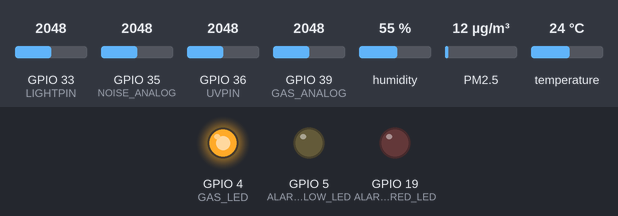
Bench run of a sketch on a simulated ESP32. Shown: output pins drawn as LEDs (lit = HIGH). Wiring (inferred from the names in the program): dust sensor: data GPIO 32. Inputs (shaded band) come from the test bench; at power-on: humidity 55 %, GPIO 39 (GAS_ANALOG) = 2048, GPIO 33 (LIGHTPIN) = 2048, GPIO 35 (NOISE_ANALOG) = 2048, GPIO 36 (UVPIN) = 2048, PM2.5 12 µg/m³, temperature 24 °C. WiFi joins after 1.5 s; servers stay silent unless stated; storage starts empty; no MQTT or app messages arrive unless stated; what the sketch prints to the serial monitor is not drawn.

Above: at 8.2 s.
8.3 s: humidity set to 51 %
10.8 s: humidity set to 48 %
20.8 s: GPIO 39 (GAS_ANALOG) set to 1066
22.5 s: GPIO 39 (GAS_ANALOG) set to 970
At 23.8 s:
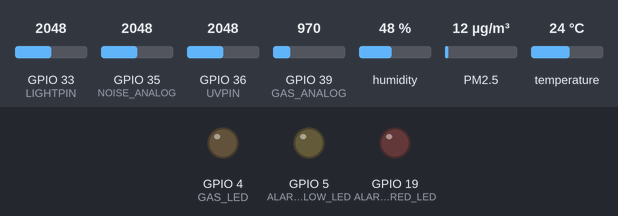
24.8 s: GPIO 39 (GAS_ANALOG) set to 1228
At 62.9 s:
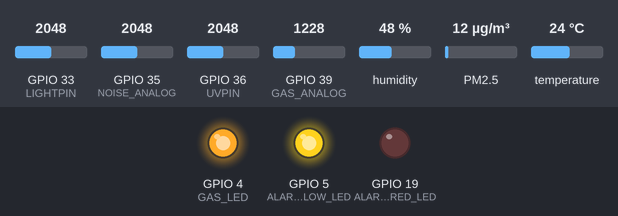
Timing chart, 0 to 63.2 s (numbered marks = the images above; inputs shaded):
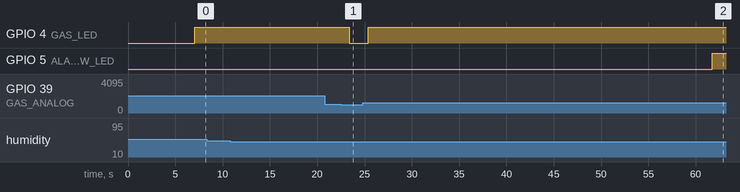

Measured:
- the behaviour switches between 1000 and 999 on GPIO 39 (GAS_ANALOG) (found by bisection; images 0 and 1)
- after the input at 8.3 s, every drawn part: stays the same
- after the input at 10.8 s, every drawn part: stays the same
- after the input at 20.8 s, every drawn part: stays the same
- after the input at 22.5 s, GPIO 4 (GAS_LED): HIGH → LOW after 0.90 s
- after the input at 24.8 s, GPIO 4 (GAS_LED): LOW → HIGH after 0.60 s

The sketch:

device.ino
```cpp
/*
  University of Beira Interior
  PhD Thesis - Industrial Engineering and Management
  OSH Guardian

  Monitoring device for dust, noise, UV, illuminance, temperature, humidity, and gas

  The device reads the above mentioned variables and publishes their values through MQTT every 10 minutes.

  Temperature and humidity are checked every ten minutes by the device and if their values are too high or too low the yellow LED
  (that advises attention) is activated by the device.

  The gas sensor is read every minute and if gas is detected, the blue LED is activated by the device. The gas status (true or false)
  is sent through MQTT every ten minutes along with the other values.

  If dust, noise and/or UV thresholds have been exceeded according to the aplicable standards, laws etc.
  the red LED must be turned on, otherwise, it must be kept off. To calculate the daily doses of radiation and noise,
  the device adds the values read from the sensors to the values obtained previously.

  For dust the device considers the values obtained from the sensors each ten minutes and decide to turn the red LED on or not.

  Illuminance level is read every ten minutes - very bright, bright, light, dim, dark.
  This information does not generate alarms, but is used by the AI to identify abrupt changes in illuminance, which can facilitate the occurrence of accidents.

  To know more details the worker should consult the app, that will show all measures, max and min values etc.

  All this information is stored in a database on the server and is analyzed by the AI application.
*/

/*
 * References
 *
 * Interface to Shinyei Model PPD42NS Particle Sensor
 * Program by Christopher Nafis, Written April 2012
 */

#include <DHT.h>
#include <Adafruit_Sensor.h>

#include <Wire.h>

#include <WiFiClientSecure.h>
#include <PubSubClient.h>

#include "SPIFFS.h"

#define ERROR -1
#define SUCCESS 0

// GAS
#define GAS_ANALOG 39 //(VN)

// UV
#define UVPIN 36 // (VP)

// NOISE
#define NOISE_ANALOG 35

// DHT11 - Temperature and humidity
#define DHTTYPE    DHT11

#define DHTPIN 27

// LIGHT
#define LIGHTPIN 33

// DUST
#define DUST_PIN 32

// Limits
// GAS_LIMIT: 0,1% v/v = 1000 ppm
#define GAS_LIMIT 1000

// Humidity (%)
#define HUMIDITY_MIN 50
#define HUMIDITY_MAX 70

// Temperature (Celsius degrees)
#define TEMPERATURE_MIN 10
#define TEMPERATURE_MAX 30

// Alarms
// Noise, light, dust, UV alarm (red LED)
#define ALARM_RED_LED 19

// Temperature and humidity alarm (yellow LED)
#define ALARM_YELLOW_LED 5

// Gas alarm (blue LED)
#define GAS_LED 4

// Gas present
#define GAS_TRUE 1
#define GAS_FALSE 0

// Light level

#define DARK 1
#define DIM 2
#define LIGHT 3
#define BRIGHT 4
#define VERY_BRIGHT 5

// Number of measurements

// Performs 10 gas measurements and then read the other sensors
#define GAS_MEASUREMENTS 10

// Checks the gas every minute and the other variables every 10 minutes
#define INTERVAL_GAS 60000

// We reset the counters when it completes 9 hours of work - 6 measurements/hour
#define MAX_MEASUREMENTS 54

// Files
// We use files to store the daily doses for UV (SED) and noise.
// This approach prevents data loss if the device resets during the work shift.

#define FILE_DAY_SED "/daySed.txt"
#define FILE_DAY_NOISE_7H "/dayNoise7h.txt"
#define FILE_DAY_NOISE_6H "/dayNoise6h.txt"
#define FILE_DAY_NOISE_5H "/dayNoise5h.txt"
#define FILE_DAY_NOISE_4H "/dayNoise4h.txt"

// File with the number of measurements
#define FILE_MEASUREMENTS "/measurements.txt"

unsigned long starttime; // dust

// Limits
const int noiseMax8h = 85;
const int noiseMax7h = 86;
const int noiseMax6h = 87;
const int noiseMax5h = 88; // (if noise = 89 we also consider 5h of max exposure)
const int noiseMax4h = 90;
const int sedMax = 1;
const int dustMax = 1415000;

// Counters
float daySed = 0;

// We consider 6 measurements/hour
int dayNoise7h = 0;  // 42 to reach the limit (7h)
int dayNoise6h = 0;  // 36 to reach the limit (6h)
int dayNoise5h = 0;  // 30 to reach the limit (5h)
int dayNoise4h = 0;  // 24 to reach the limit (4h)

// We reset the counters when it completes 9 hours of work (54 measurements)
int measurements = 0;

const float hExp = 0.2; // hours in the sun - 10-12 min

const float errorDHT = 111; // Temperature / humidity

// Alarms - red LED
int alarmNoise = 0;
int alarmDust = 0;
int alarmUv = 0;


// Alarms - yellow LED
int alarmTemperature = 0;
int alarmHumidity = 0;

///////////////////////////////////////////////
// MQTT - must be different for each device
#define TOPIC_TEMPERATURE "6000/temperature"
#define TOPIC_HUMIDITY "6000/humidity"
#define TOPIC_NOISE "6000/noise"
#define TOPIC_UV "6000/uv"
#define TOPIC_DUST "6000/dust"
#define TOPIC_LIGHT "6000/light"
#define TOPIC_GAS "6000/gas"

/////////////////////////////////////////////////

// MQTT seguro
#define MQTT_PORT 8883

IPAddress mqttServer;  // Server IP address

const char*  pskIdent = "D6000"; // PSK identity (sometimes called key hint)
const char*  psKey = "8387343820202122"; // PSK Key (must be hex string without 0x)

// WI-FI
const char* ssid     = "Sunrise";
const char* password = "janaina1983";

/////////////////////////////////////////////////

WiFiClientSecure client;
PubSubClient mqttClient(client);

// NOISE - Sample window width in mS (50 mS = 20Hz)
const int sampleWindow = 50;
unsigned int sample;

DHT dht(DHTPIN, DHTTYPE);

//////////////////

/*
 * Reads and write doses from files.
 */
float readFloatFile(char* fileName)
{
  File file;
  char content[10];
  float num=0;
  int i;

  file = SPIFFS.open(fileName);

  if(!file)
  {
    Serial.println("Failed to open file for reading");
    return ERROR;
  }

  i=0;
  while(file.available())
  {
    content[i]=file.read();
    i++;
  }

  content[i]='\0';

  num=atof(content);

  file.close();

  return num;
}

float writeFloatFile(char* fileName, float value)
{
  File file;
  char content[10];

  file = SPIFFS.open(fileName, FILE_WRITE);

  if(!file)
  {
    Serial.println("Failed to open file for writing");
    return ERROR;
  }

  dtostrf(value, (-3), 2, content);

  if (!file.print(content))
  {
    file.close();
    return ERROR;
  }

  file.close();

  return SUCCESS;
}

void readDosesFiles()
{
  float num;

  if(!SPIFFS.begin(true))
  {
    Serial.println("An Error has occurred while mounting SPIFFS");
    return;
  }

  num = readFloatFile(FILE_DAY_SED);
  if(num != ERROR)
  {
    daySed = num;
  }
  else
  {
    daySed = 0;
  }

  Serial.print("FILE_DAY_SED = ");
  Serial.println(num);

  num = readFloatFile(FILE_DAY_NOISE_7H);
  if(num != ERROR)
  {
    dayNoise7h = num;
  }
  else
  {
    dayNoise7h = 0;
  }

  Serial.print("FILE_DAY_NOISE_7H = ");
  Serial.println(num);

  num = readFloatFile(FILE_DAY_NOISE_6H);
  if(num != ERROR)
  {
    dayNoise6h = num;
  }
  else
  {
    dayNoise6h = 0;
  }

  Serial.print("FILE_DAY_NOISE_6H = ");
  Serial.println(num);

  num = readFloatFile(FILE_DAY_NOISE_5H);
  if(num != ERROR)
  {
    dayNoise5h = num;
  }
  else
  {
    dayNoise5h = 0;
  }

  Serial.print("FILE_DAY_NOISE_5H = ");
  Serial.println(num);

  num = readFloatFile(FILE_DAY_NOISE_4H);
  if(num != ERROR)
  {
    dayNoise4h = num;
  }
  else
  {
    dayNoise4h = 0;
  }

  Serial.print("FILE_DAY_NOISE_4H = ");
  Serial.println(num);

  num = readFloatFile(FILE_MEASUREMENTS);
  if(num != ERROR)
  {
    measurements = num;
  }
  else
  {
    measurements = 0;
  }

  Serial.print("FILE_MEASUREMENTS = ");
  Serial.println(num);
}

/*
 * Resets counters and files
 */
void resetCounters()
{
  Serial.println(".....Reseting counters and files.....");

  // Resets counters
  daySed = 0;
  dayNoise7h = 0;
  dayNoise6h = 0;
  dayNoise5h = 0;
  dayNoise4h = 0;
  measurements = 0;

  // Resets files
  writeFloatFile(FILE_DAY_SED, 0);
  writeFloatFile(FILE_DAY_NOISE_7H, 0);
  writeFloatFile(FILE_DAY_NOISE_6H, 0);
  writeFloatFile(FILE_DAY_NOISE_5H, 0);
  writeFloatFile(FILE_DAY_NOISE_4H, 0);
  writeFloatFile(FILE_MEASUREMENTS, 0);
}

/*
 * Handles MQTT incoming messages.
 */
void callback(char* topic, byte* payload, unsigned int length)
{
   Serial.print("New message [");
   Serial.print(topic);
   Serial.println("]");
}

/*
 * Checks the temperature.
 */
float readDHTTemperature()
{
  // Read temperature as Celsius (the default)
  float t = dht.readTemperature();

  // Check if any reads failed and exit early (to try again).
  if (isnan(t))
  {
    Serial.println("Failed to read from DHT sensor!");
    return errorDHT;
  }
  else
  {
    if ((t < TEMPERATURE_MIN) || (t > TEMPERATURE_MAX))
    {
      alarmTemperature = 1; // Yellow LED ON
    }
    else
    {
      alarmTemperature = 0; // Yellow LED OFF
    }
    return t;
  }
}

/*
 * Checks the humidity.
 */
float readDHTHumidity()
{
  // Sensor readings may also be up to 2 seconds 'old' (its a very slow sensor)
  float h = dht.readHumidity();
  if (isnan(h))
  {
    Serial.println("Failed to read from DHT sensor!");
    return errorDHT;
  }
  else
  {
    if ((h < HUMIDITY_MIN) || (h > HUMIDITY_MAX))
    {
      alarmHumidity = 1; // Yellow LED ON
    }
    else
    {
      alarmHumidity = 0; // Yellow LED OFF
    }
    return h;
  }
}

/*
 * Checks the noise level
 */
float readNoise()
{
  unsigned long startMillis = millis();

  unsigned int signalMax = 0;                           //minimum value
  unsigned int signalMin = 1024;                        //maximum value

  float peakToPeak = 0;

  int noise;
                                                        // collect data for 50 ms
  while (millis() - startMillis < sampleWindow)
  {
    sample = analogRead(NOISE_ANALOG);                  //get reading from microphone
    if (sample < 1024)                                  // toss out spurious readings
    {
      if (sample > signalMax)
      {
        signalMax = sample;                             // save just the max levels
      }
      else if (sample < signalMin)
      {
        signalMin = sample;                             // save just the min levels
      }
    }
  }

  peakToPeak = signalMax - signalMin;                 // max - min = peak-peak amplitude

 // Serial.print("peakToPeak: ");
 // Serial.println(peakToPeak);

  noise = map(peakToPeak,20,900,49.5,90);

  if (noise > noiseMax8h)
  {
    if (noise == noiseMax7h)
    {
      dayNoise7h = dayNoise7h + 1;
    }
    else if (noise == noiseMax6h)
    {
      dayNoise6h = dayNoise6h + 1;
    }
    else if (noise >= noiseMax5h and noise < noiseMax4h)
    {
      dayNoise5h = dayNoise5h + 1;
    }
    else
    {
      dayNoise4h = dayNoise4h + 1;
    }

  }

  if ((dayNoise7h >= 42) || (dayNoise6h >= 36) || (dayNoise5h >= 30) || (dayNoise4h >= 24))
  {
     Serial.println("alarmRedLed = 1");
     Serial.print("dayNoise7h = ");
     Serial.println(dayNoise7h);
     Serial.print("dayNoise6h = ");
     Serial.println(dayNoise6h);
     Serial.print("dayNoise5h = ");
     Serial.println(dayNoise5h);
     Serial.print("dayNoise4h = ");
     Serial.println(dayNoise4h);

     Serial.println("noise: alarmRedLed = 1");

     alarmNoise = 1;
  }
  else
  {
     Serial.println("noise: alarmRedLed = 0");

     alarmNoise = 0;
  }

  // Updates files
  writeFloatFile(FILE_DAY_NOISE_7H, dayNoise7h);
  writeFloatFile(FILE_DAY_NOISE_6H, dayNoise6h);
  writeFloatFile(FILE_DAY_NOISE_5H, dayNoise5h);
  writeFloatFile(FILE_DAY_NOISE_4H, dayNoise4h);

  return noise;
}

/*
 * Reads the UV index and calculates the standard erythemal dose (SED).
 */
float readUv()
{
  float sensorVoltage;
  float sensorValue;
  float uvIndex;
  float jm2;
  float sed;

  sensorValue = analogRead(UVPIN);
  sensorVoltage = sensorValue/(4095*3.3); // 3.3

  //Serial.print("sensor voltage = ");
  //Serial.print(sensorVoltage);
  //Serial.println(" V");

  uvIndex = sensorVoltage/0.1;
  Serial.print("UV index: ");
  Serial.println(uvIndex);

  jm2 = (uvIndex/40)*3600*hExp;
  sed = jm2/100;

  daySed = daySed + sed;

  if (daySed >= sedMax)
  {
    Serial.print("alarmRedLed = 1, daySed = ");
    Serial.println(daySed);

    alarmUv = 1;
  }
  else
  {
    Serial.print("alarmRedLed = 0, daySed = ");
    Serial.println(daySed);

    alarmUv = 0;
  }

  // Updates file
  writeFloatFile(FILE_DAY_SED, daySed);

  return sed;
}

/*
 * Reads the illuminance (lux).
 */
float readLight()
{
  float light;
  int lightLevel;

  light = analogRead(LIGHTPIN);

  // We'll have a few threshholds, qualitatively determined
  if (light < 40)
  {
    Serial.println(" => Dark");
    lightLevel = DARK;
  }
  else if (light < 800)
  {
    Serial.println(" => Dim");
    lightLevel = DIM;
  }
  else if (light < 2000)
  {
    Serial.println(" => Light");
    lightLevel = LIGHT;
  }
  else if (light < 3200)
  {
    Serial.println(" => Bright");
    lightLevel = BRIGHT;
  }
  else
  {
    Serial.println(" => Very bright");
    lightLevel = VERY_BRIGHT;
  }

  return lightLevel;
}

float readDust()
{
  unsigned long duration;
  unsigned long sampletime_ms = 30000;
  unsigned long lowpulseoccupancy = 0;
  float ratio = 0;
  float concentration = 0;

  duration = pulseIn(DUST_PIN, LOW);
  lowpulseoccupancy = lowpulseoccupancy+duration;

  if ((millis()-starttime) > sampletime_ms)
  {
    ratio = lowpulseoccupancy/(sampletime_ms*10.0);  // Integer percentage 0=>100
    concentration = 1.1*pow(ratio,3)-3.8*pow(ratio,2)+520*ratio+0.62; // using spec sheet curve

    /*
    Serial.print("lowpulseoccupancy: ");
    Serial.println(lowpulseoccupancy);
    Serial.print("ratio: ");
    Serial.println(ratio);
    */
    Serial.print("dust concentration: ");

    //Serial.print(concentration);
    //Serial.println(" pcs/0.01cf");

    concentration = concentration*100; // pcs/0.01cf -> pcs/1cf

    //Serial.print(concentration);
    //Serial.println(" pcs/cf");

    concentration = concentration/35.315; // pcs/1cf -> pcs/cubic meter
    Serial.print(concentration);
    Serial.println(" pcs/cubic meter");

    lowpulseoccupancy = 0;

    if (concentration > dustMax)
    {
        Serial.print("alarmalarmRedLed = 1, dust = ");
        Serial.println(concentration);

        alarmDust = 1;
    }
    else
    {
        Serial.print("alarmalarmRedLed = 0, dust = ");
        Serial.println(concentration);

        alarmDust = 0;
    }

    starttime = millis();

    return concentration;
  }
}

/*
 * Checks if there is gas or smoke in the environment.
 */
int readGas()
{
  int gassensorAnalog = analogRead(GAS_ANALOG);
  int gas = GAS_FALSE;

  Serial.print("Gas Sensor: ");
  Serial.println(gassensorAnalog);

  if (gassensorAnalog >= GAS_LIMIT)
  {
    gas = GAS_TRUE;
    digitalWrite (GAS_LED, HIGH) ; // Blue LED ON
  }
  else
  {
    gas = GAS_FALSE;
    digitalWrite (GAS_LED, LOW) ; // Blue LED OFF
  }
  return gas;
}

void setup()
{
  // initialize serial communication
  Serial.begin(115200);

  pinMode(NOISE_ANALOG, INPUT);
  pinMode(GAS_ANALOG, INPUT);
  pinMode(LIGHTPIN, INPUT);

  // GAS
  pinMode(GAS_LED, OUTPUT);

  // TEMP/HUM
  pinMode(ALARM_YELLOW_LED, OUTPUT);

  // DUST
  pinMode(DUST_PIN,INPUT);

  // ALARM_RED_LED
  pinMode(ALARM_RED_LED, OUTPUT);

  delay(5000); /////////////////


  starttime = millis(); // dust

  // Reads daily doses for noise and UV(SED)
  readDosesFiles();

  if(measurements >= MAX_MEASUREMENTS)
  {
    resetCounters();
  }

  // MQTT
  Serial.print("Attempting to connect to SSID: ");
  Serial.println(ssid);


  WiFi.begin(ssid, password);

  // attempt to connect to Wifi network:
  while (WiFi.status() != WL_CONNECTED) {
    Serial.print(".");
    // wait 1 second for re-trying
    delay(1000);
  }

  Serial.print("Connected to ");
  Serial.println(ssid);


  // DNS

  if(WiFi.hostByName("devices.osh40.online", mqttServer) == 1)
  {
    Serial.print("devices.osh40.online = ");
    Serial.println(mqttServer);
  }
  else
  {
    Serial.println("dns lookup failed");
  }

  // MQTT port and PSK
  mqttClient.setServer(mqttServer, MQTT_PORT);

  client.setPreSharedKey(pskIdent, psKey); //client

  mqttClient.setCallback(callback);
  /////////////////////////////

  dht.begin();

}

void loop()
{
  // DHT11
  float hum;
  float temp;

  // LIGHT
  float light;

  // NOISE
  float dB;

  // DUST
  float dust;

  // UV
  float sed;

  // GAS
  int gas = GAS_FALSE;
  int gasLastTenMinutes = GAS_FALSE;

  int count = 0;

  if(measurements >= MAX_MEASUREMENTS)
  {
    resetCounters();
  }
  else
  {
    Serial.print("measurements: ");
    Serial.println(measurements);
  }

  // GAS
  // Reads gas sensor once and send the value along with the other values
  gasLastTenMinutes = readGas();

  delay(2000);

  //Serial.print("GAS (TRUE/FALSE): ");
  //Serial.println(gasLastTenMinutes);


  // DUST
  dust = readDust();

  //Serial.print("Dust (pcs/m3): ");
  //Serial.println(dust);

  // DHT11
  temp = readDHTTemperature();

  //Serial.print("Temperature (Celsius): ");
  //Serial.println(temp);

  hum = readDHTHumidity();

  //Serial.print("Humidity (%): ");
  //Serial.println(hum);

  // LM393 NOISE
  dB = readNoise();

  //Serial.print("Noise (dB): ");
  //Serial.println(dB);

  // LIGHT
  light = readLight();

  //Serial.print("Light (lx): ");
  //Serial.println(lux);

  // UV
  sed = readUv(); //Read

  //Serial.print("UV (SED): ");
  //Serial.println(sed);

  // ALARM RED LED

  // Checks if there is an alarm for any of the monitored variables and turns the red LED ON / OFF
  if ((alarmNoise == 1) || (alarmDust == 1) || (alarmUv == 1))
  {
    digitalWrite (ALARM_RED_LED, HIGH) ; // ON
  }
  else
  {
    digitalWrite (ALARM_RED_LED, LOW) ; // OFF
  }

  // ALARM YELLOW LED
  // Checks if there is an alarm for any of the monitored variables and turns the yellow LED ON / OFF
  if ((alarmTemperature == 1) || (alarmHumidity == 1))
  {
    digitalWrite (ALARM_YELLOW_LED, HIGH) ; // ON
  }
  else
  {
    digitalWrite (ALARM_YELLOW_LED, LOW) ; // OFF
  }

  // MQTT
  char msg[100];
  int msgLen;

   while (!mqttClient.connected())
  {
    Serial.println("\nStarting connection to MQTT server...");
    if (! mqttClient.connect("esp32_test"))
    {
      Serial.println("MQTT failed!");
    }
    else
    {
      Serial.println("MQTT works!");
    }
    delay(10000); // wait 10 sec before retrying
  }

  // Publishes topics

  // dust
  // float to string
  dtostrf(dust, (-3), 2, msg);
  msgLen = strlen(msg);

  Serial.print("MQTT: msg = ");
  Serial.print(msg);

  if(mqttClient.publish(TOPIC_DUST, msg, msgLen))
  {
    Serial.println(", MQTT: TOPIC_DUST OK");
  }
  else
  {
    Serial.println(", MQTT: TOPIC_DUST FAIL");
  }

  // temperature
  // float to string
  dtostrf(temp, (-3), 2, msg);
  msgLen = strlen(msg);

  Serial.print("MQTT: msg = ");
  Serial.print(msg);

  if(mqttClient.publish(TOPIC_TEMPERATURE, msg, msgLen))
  {
    Serial.println(", MQTT: TOPIC_TEMPERATURE OK");
  }
  else
  {
    Serial.println(", MQTT: TOPIC_TEMPERATURE FAIL");
  }

  // humidity
  // float to string
  dtostrf(hum, (-3), 2, msg);
  msgLen = strlen(msg);

  Serial.print("MQTT: msg = ");
  Serial.print(msg);

  if(mqttClient.publish(TOPIC_HUMIDITY, msg, msgLen))
  {
    Serial.println(", MQTT: TOPIC_HUMIDITY OK");
  }
  else
  {
    Serial.println(", MQTT: TOPIC_HUMIDITY FAIL");
  }

  // noise
  // float to string
  dtostrf(dB, (-3), 2, msg);
  msgLen = strlen(msg);

  Serial.print("MQTT: msg = ");
  Serial.print(msg);

  if(mqttClient.publish(TOPIC_NOISE, msg, msgLen))
  {
    Serial.println(", MQTT: TOPIC_NOISE OK");
  }
  else
  {
    Serial.println(", MQTT: TOPIC_NOISE FAIL");
  }

  // light
  // float to string
  dtostrf(light, (-3), 2, msg);
  msgLen = strlen(msg);

  Serial.print("MQTT: msg = ");
  Serial.print(msg);

  if(mqttClient.publish(TOPIC_LIGHT, msg, msgLen))
  {
    Serial.println(", MQTT: TOPIC_LIGHT OK");
  }
  else
  {
    Serial.println(", MQTT: TOPIC_LIGHT FAIL");
  }

  // uv
  // float to string
  dtostrf(sed, (-3), 2, msg);
  msgLen = strlen(msg);

  Serial.print("MQTT: msg = ");
  Serial.print(msg);

  if(mqttClient.publish(TOPIC_UV, msg, msgLen))
  {
    Serial.println(", MQTT: TOPIC_UV OK");
  }
  else
  {
    Serial.println(", MQTT: TOPIC_UV FAIL");
  }

  // int to string
  itoa(gasLastTenMinutes,msg,2);
  Serial.print("MQTT: msg = ");
  Serial.print(msg);

  if(mqttClient.publish(TOPIC_GAS, msg, msgLen))
  {
    Serial.println(", MQTT: TOPIC_GAS OK");
  }
  else
  {
    Serial.println(", MQTT: TOPIC_GAS FAIL");
  }

  // GAS
  // only gasLastTenMinutes is sent through MQTT
  count = 0;
  gasLastTenMinutes = GAS_FALSE;
  while(count < 20) // teste, depois será 10
  {
    gas = readGas();

    if(gas == GAS_TRUE)
    {
      gasLastTenMinutes = GAS_TRUE;
    }
    Serial.print("GAS (TRUE/FALSE): ");
    Serial.println(gas);

    count++;

    delay(2000);
    //delay(INTERVAL_GAS); // 1 minuto
  }

   // We reset the counters when it completes 9 hours of work - 6 measurements/hour
   measurements++;

   // Updates file
   writeFloatFile(FILE_MEASUREMENTS, measurements);

   mqttClient.loop();

}
```
